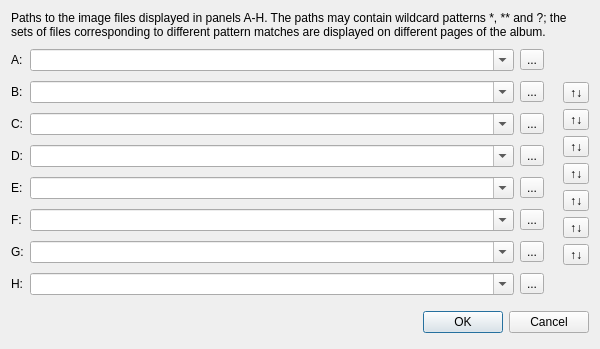
<?xml version="1.0" encoding="UTF-8"?>
<ui version="4.0">
 <class>ComparisonDialogClass</class>
 <widget class="QDialog" name="ComparisonDialogClass">
  <property name="geometry">
   <rect>
    <x>0</x>
    <y>0</y>
    <width>600</width>
    <height>349</height>
   </rect>
  </property>
  <property name="sizePolicy">
   <sizepolicy hsizetype="Preferred" vsizetype="Fixed">
    <horstretch>0</horstretch>
    <verstretch>0</verstretch>
   </sizepolicy>
  </property>
  <property name="windowTitle">
   <string>ComparisonDialog</string>
  </property>
  <layout class="QHBoxLayout" name="horizontalLayout_2">
   <item>
    <layout class="QVBoxLayout" name="verticalLayout">
     <property name="sizeConstraint">
      <enum>QLayout::SetFixedSize</enum>
     </property>
     <item>
      <widget class="QLabel" name="promptLabel">
       <property name="text">
        <string>Paths to the image files displayed in panels A-H. The paths may contain wildcard patterns *, ** and ?; the sets of files corresponding to different pattern matches are displayed on different pages of the album.</string>
       </property>
       <property name="wordWrap">
        <bool>true</bool>
       </property>
      </widget>
     </item>
     <item>
      <layout class="QHBoxLayout" name="horizontalLayout">
       <item>
        <layout class="QGridLayout" name="gridLayout" columnstretch="0,1,0,0">
         <item row="6" column="0">
          <widget class="QLabel" name="labelF">
           <property name="text">
            <string>F:</string>
           </property>
          </widget>
         </item>
         <item row="4" column="2">
          <widget class="QToolButton" name="fileDialogButtonD">
           <property name="text">
            <string>...</string>
           </property>
          </widget>
         </item>
         <item row="1" column="1">
          <widget class="QComboBox" name="patternAComboBox">
           <property name="editable">
            <bool>true</bool>
           </property>
          </widget>
         </item>
         <item row="7" column="0">
          <widget class="QLabel" name="labelG">
           <property name="text">
            <string>G:</string>
           </property>
          </widget>
         </item>
         <item row="8" column="0">
          <widget class="QLabel" name="labelH">
           <property name="text">
            <string>H:</string>
           </property>
          </widget>
         </item>
         <item row="7" column="2">
          <widget class="QToolButton" name="fileDialogButtonG">
           <property name="text">
            <string>...</string>
           </property>
          </widget>
         </item>
         <item row="5" column="0">
          <widget class="QLabel" name="labelE">
           <property name="text">
            <string>E:</string>
           </property>
          </widget>
         </item>
         <item row="7" column="1">
          <widget class="QComboBox" name="patternGComboBox">
           <property name="editable">
            <bool>true</bool>
           </property>
          </widget>
         </item>
         <item row="8" column="2">
          <widget class="QToolButton" name="fileDialogButtonH">
           <property name="text">
            <string>...</string>
           </property>
          </widget>
         </item>
         <item row="3" column="1">
          <widget class="QComboBox" name="patternCComboBox">
           <property name="editable">
            <bool>true</bool>
           </property>
          </widget>
         </item>
         <item row="1" column="2">
          <widget class="QToolButton" name="fileDialogButtonA">
           <property name="text">
            <string>...</string>
           </property>
          </widget>
         </item>
         <item row="5" column="2">
          <widget class="QToolButton" name="fileDialogButtonE">
           <property name="text">
            <string>...</string>
           </property>
          </widget>
         </item>
         <item row="1" column="3">
          <widget class="QLabel" name="infoLabelA">
           <property name="text">
            <string/>
           </property>
           <property name="pixmap">
            <pixmap resource="crystalsvg.qrc">:/icons/crystalsvg/16x16/dialog-information.png</pixmap>
           </property>
          </widget>
         </item>
         <item row="1" column="0">
          <widget class="QLabel" name="labelA">
           <property name="text">
            <string>A:</string>
           </property>
          </widget>
         </item>
         <item row="6" column="1">
          <widget class="QComboBox" name="patternFComboBox">
           <property name="editable">
            <bool>true</bool>
           </property>
          </widget>
         </item>
         <item row="2" column="0">
          <widget class="QLabel" name="labelB">
           <property name="text">
            <string>B:</string>
           </property>
          </widget>
         </item>
         <item row="6" column="2">
          <widget class="QToolButton" name="fileDialogButtonF">
           <property name="text">
            <string>...</string>
           </property>
          </widget>
         </item>
         <item row="3" column="2">
          <widget class="QToolButton" name="fileDialogButtonC">
           <property name="text">
            <string>...</string>
           </property>
          </widget>
         </item>
         <item row="5" column="1">
          <widget class="QComboBox" name="patternEComboBox">
           <property name="editable">
            <bool>true</bool>
           </property>
          </widget>
         </item>
         <item row="3" column="0">
          <widget class="QLabel" name="labelC">
           <property name="text">
            <string>C:</string>
           </property>
          </widget>
         </item>
         <item row="2" column="2">
          <widget class="QToolButton" name="fileDialogButtonB">
           <property name="text">
            <string>...</string>
           </property>
          </widget>
         </item>
         <item row="2" column="1">
          <widget class="QComboBox" name="patternBComboBox">
           <property name="editable">
            <bool>true</bool>
           </property>
          </widget>
         </item>
         <item row="4" column="1">
          <widget class="QComboBox" name="patternDComboBox">
           <property name="editable">
            <bool>true</bool>
           </property>
          </widget>
         </item>
         <item row="4" column="0">
          <widget class="QLabel" name="labelD">
           <property name="text">
            <string>D:</string>
           </property>
          </widget>
         </item>
         <item row="8" column="1">
          <widget class="QComboBox" name="patternHComboBox">
           <property name="editable">
            <bool>true</bool>
           </property>
          </widget>
         </item>
         <item row="2" column="3">
          <widget class="QLabel" name="infoLabelB">
           <property name="text">
            <string/>
           </property>
           <property name="pixmap">
            <pixmap resource="crystalsvg.qrc">:/icons/crystalsvg/16x16/dialog-information.png</pixmap>
           </property>
          </widget>
         </item>
         <item row="3" column="3">
          <widget class="QLabel" name="infoLabelC">
           <property name="text">
            <string/>
           </property>
           <property name="pixmap">
            <pixmap resource="crystalsvg.qrc">:/icons/crystalsvg/16x16/dialog-information.png</pixmap>
           </property>
          </widget>
         </item>
         <item row="4" column="3">
          <widget class="QLabel" name="infoLabelD">
           <property name="text">
            <string/>
           </property>
           <property name="pixmap">
            <pixmap resource="crystalsvg.qrc">:/icons/crystalsvg/16x16/dialog-information.png</pixmap>
           </property>
          </widget>
         </item>
         <item row="5" column="3">
          <widget class="QLabel" name="infoLabelE">
           <property name="text">
            <string/>
           </property>
           <property name="pixmap">
            <pixmap resource="crystalsvg.qrc">:/icons/crystalsvg/16x16/dialog-information.png</pixmap>
           </property>
          </widget>
         </item>
         <item row="6" column="3">
          <widget class="QLabel" name="infoLabelF">
           <property name="text">
            <string/>
           </property>
           <property name="pixmap">
            <pixmap resource="crystalsvg.qrc">:/icons/crystalsvg/16x16/dialog-information.png</pixmap>
           </property>
          </widget>
         </item>
         <item row="7" column="3">
          <widget class="QLabel" name="infoLabelG">
           <property name="text">
            <string/>
           </property>
           <property name="pixmap">
            <pixmap resource="crystalsvg.qrc">:/icons/crystalsvg/16x16/dialog-information.png</pixmap>
           </property>
          </widget>
         </item>
         <item row="8" column="3">
          <widget class="QLabel" name="infoLabelH">
           <property name="text">
            <string/>
           </property>
           <property name="pixmap">
            <pixmap resource="crystalsvg.qrc">:/icons/crystalsvg/16x16/dialog-information.png</pixmap>
           </property>
          </widget>
         </item>
        </layout>
       </item>
       <item>
        <layout class="QVBoxLayout" name="swapButtonsLayout" stretch="1,0,0,0,0,0,0,0,1">
         <item>
          <spacer name="verticalSpacer">
           <property name="orientation">
            <enum>Qt::Vertical</enum>
           </property>
           <property name="sizeHint" stdset="0">
            <size>
             <width>10</width>
             <height>5</height>
            </size>
           </property>
          </spacer>
         </item>
         <item>
          <widget class="QToolButton" name="swapABButton">
           <property name="toolTip">
            <string>Swap patterns A and B</string>
           </property>
           <property name="text">
            <string>↑↓</string>
           </property>
          </widget>
         </item>
         <item>
          <widget class="QToolButton" name="swapBCButton">
           <property name="toolTip">
            <string>Swap patterns B and C</string>
           </property>
           <property name="text">
            <string>↑↓</string>
           </property>
          </widget>
         </item>
         <item>
          <widget class="QToolButton" name="swapCDButton">
           <property name="toolTip">
            <string>Swap patterns C and D</string>
           </property>
           <property name="text">
            <string>↑↓</string>
           </property>
          </widget>
         </item>
         <item>
          <widget class="QToolButton" name="swapDEButton">
           <property name="toolTip">
            <string>Swap patterns D and E</string>
           </property>
           <property name="text">
            <string>↑↓</string>
           </property>
          </widget>
         </item>
         <item>
          <widget class="QToolButton" name="swapEFButton">
           <property name="toolTip">
            <string>Swap patterns E and F</string>
           </property>
           <property name="text">
            <string>↑↓</string>
           </property>
          </widget>
         </item>
         <item>
          <widget class="QToolButton" name="swapFGButton">
           <property name="toolTip">
            <string>Swap patterns F and G</string>
           </property>
           <property name="text">
            <string>↑↓</string>
           </property>
          </widget>
         </item>
         <item>
          <widget class="QToolButton" name="swapGHButton">
           <property name="toolTip">
            <string>Swap patterns G and H</string>
           </property>
           <property name="text">
            <string>↑↓</string>
           </property>
          </widget>
         </item>
         <item>
          <spacer name="verticalSpacer_2">
           <property name="orientation">
            <enum>Qt::Vertical</enum>
           </property>
           <property name="sizeHint" stdset="0">
            <size>
             <width>10</width>
             <height>5</height>
            </size>
           </property>
          </spacer>
         </item>
        </layout>
       </item>
      </layout>
     </item>
     <item>
      <layout class="QHBoxLayout" name="buttonsLayout">
       <property name="spacing">
        <number>6</number>
       </property>
       <property name="sizeConstraint">
        <enum>QLayout::SetDefaultConstraint</enum>
       </property>
       <property name="margin" stdset="0">
        <number>0</number>
       </property>
       <item>
        <spacer>
         <property name="orientation">
          <enum>Qt::Horizontal</enum>
         </property>
         <property name="sizeHint" stdset="0">
          <size>
           <width>131</width>
           <height>31</height>
          </size>
         </property>
        </spacer>
       </item>
       <item>
        <widget class="QPushButton" name="okButton">
         <property name="text">
          <string>OK</string>
         </property>
         <property name="default">
          <bool>true</bool>
         </property>
        </widget>
       </item>
       <item>
        <widget class="QPushButton" name="cancelButton">
         <property name="text">
          <string>Cancel</string>
         </property>
        </widget>
       </item>
      </layout>
     </item>
    </layout>
   </item>
  </layout>
 </widget>
 <layoutdefault spacing="6" margin="11"/>
 <tabstops>
  <tabstop>patternAComboBox</tabstop>
  <tabstop>fileDialogButtonA</tabstop>
  <tabstop>patternBComboBox</tabstop>
  <tabstop>fileDialogButtonB</tabstop>
  <tabstop>patternCComboBox</tabstop>
  <tabstop>fileDialogButtonC</tabstop>
  <tabstop>patternDComboBox</tabstop>
  <tabstop>fileDialogButtonD</tabstop>
  <tabstop>patternEComboBox</tabstop>
  <tabstop>fileDialogButtonE</tabstop>
  <tabstop>patternFComboBox</tabstop>
  <tabstop>fileDialogButtonF</tabstop>
  <tabstop>patternGComboBox</tabstop>
  <tabstop>fileDialogButtonG</tabstop>
  <tabstop>patternHComboBox</tabstop>
  <tabstop>fileDialogButtonH</tabstop>
  <tabstop>okButton</tabstop>
  <tabstop>cancelButton</tabstop>
 </tabstops>
 <resources>
  <include location="crystalsvg.qrc"/>
 </resources>
 <connections>
  <connection>
   <sender>cancelButton</sender>
   <signal>clicked()</signal>
   <receiver>ComparisonDialogClass</receiver>
   <slot>reject()</slot>
   <hints>
    <hint type="sourcelabel">
     <x>589</x>
     <y>334</y>
    </hint>
    <hint type="destinationlabel">
     <x>299</x>
     <y>93</y>
    </hint>
   </hints>
  </connection>
 </connections>
</ui>
